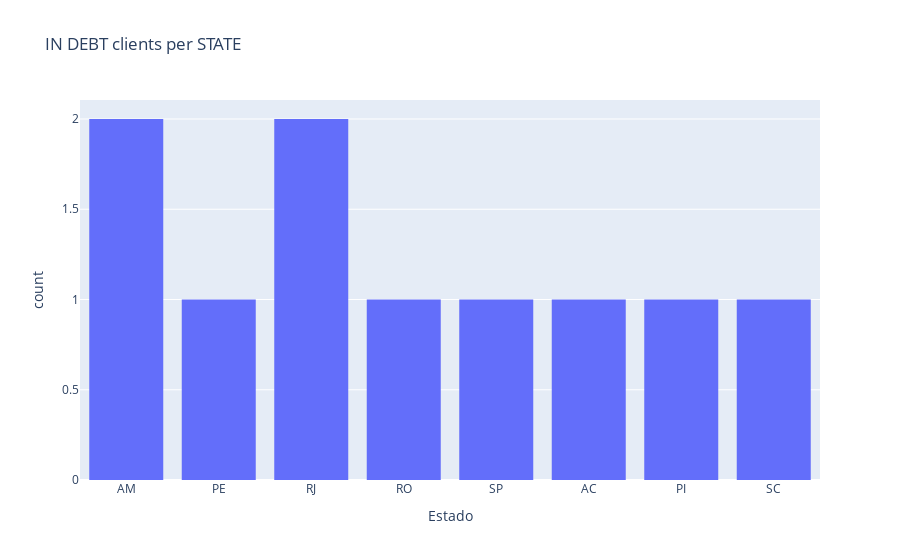

The notebook cell this image was saved under:
### Code cell
# IN DEBT clients per STATE

fig = px.histogram(inadimplente_clients, x = 'Estado',
                   title = 'IN DEBT clients per STATE')
fig.show()

### Figure 1 — Plotly figure (JSON) as saved in the notebook; plotly's stock layout.template omitted (floating-point values rounded to 4 significant figures)
{"data": [{"alignmentgroup": "True", "bingroup": "x", "hovertemplate": "Estado=%{x}<br>count=%{y}<extra></extra>", "legendgroup": "", "marker": {"color": "#636efa", "pattern": {"shape": ""}}, "name": "", "offsetgroup": "", "orientation": "v", "showlegend": false, "type": "histogram", "x": ["AM", "PE", "RJ", "RO", "RJ", "SP", "AC", "PI", "SC", "AM"], "xaxis": "x", "yaxis": "y"}], "layout": {"barmode": "relative", "legend": {"tracegroupgap": 0}, "title": {"text": "IN DEBT clients per STATE"}, "xaxis": {"anchor": "y", "domain": [0, 1], "title": {"text": "Estado"}}, "yaxis": {"anchor": "x", "domain": [0, 1], "title": {"text": "count"}}}}
